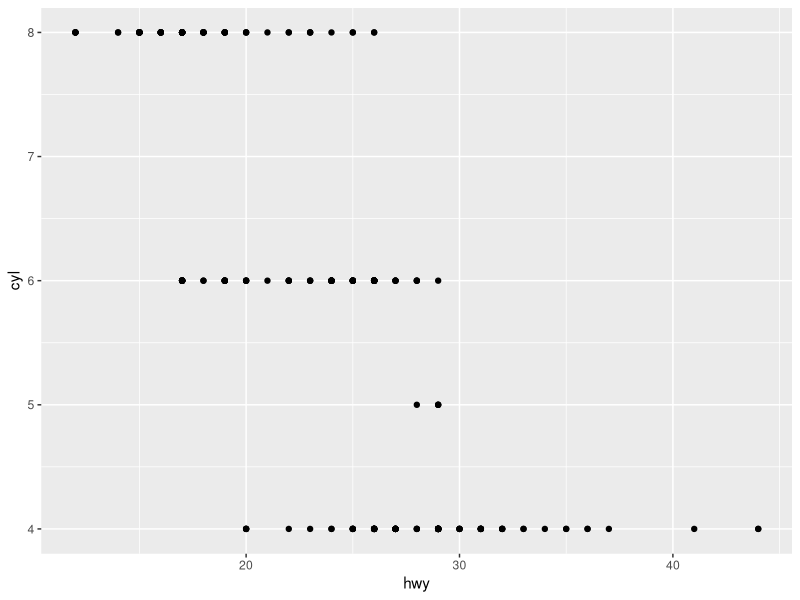
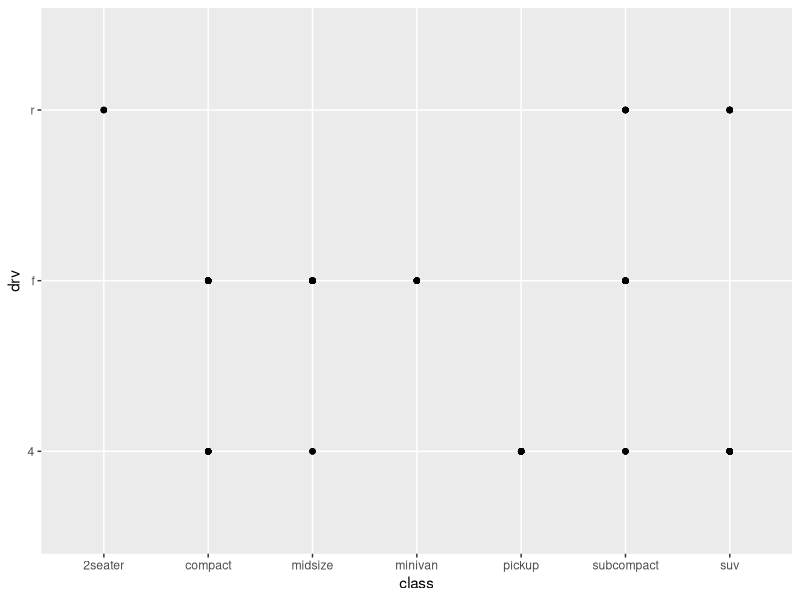
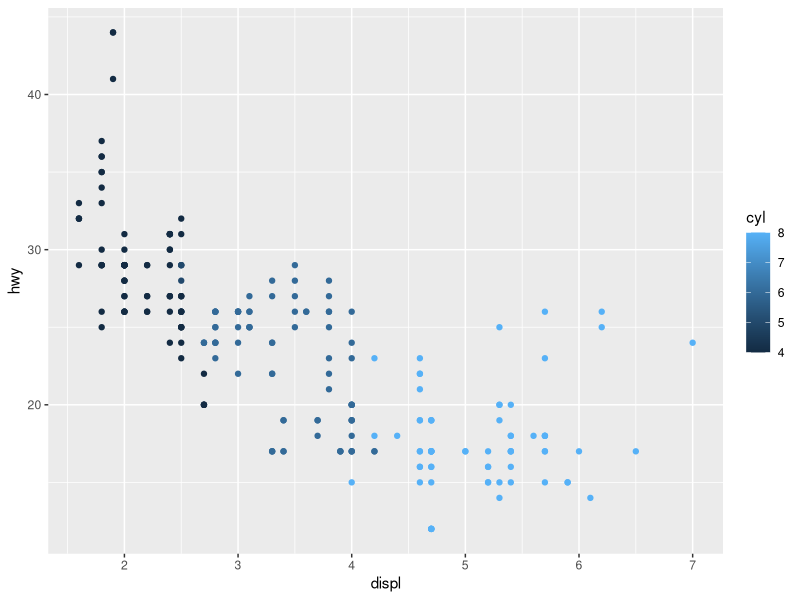
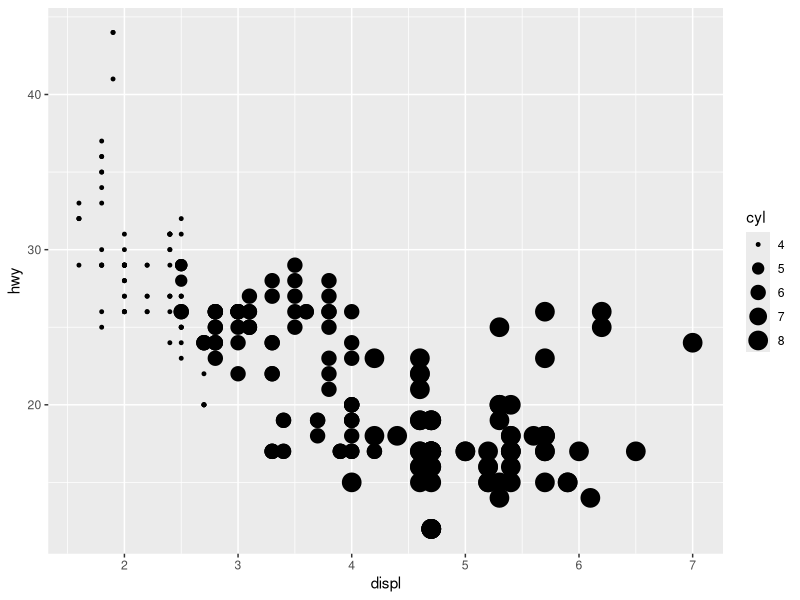
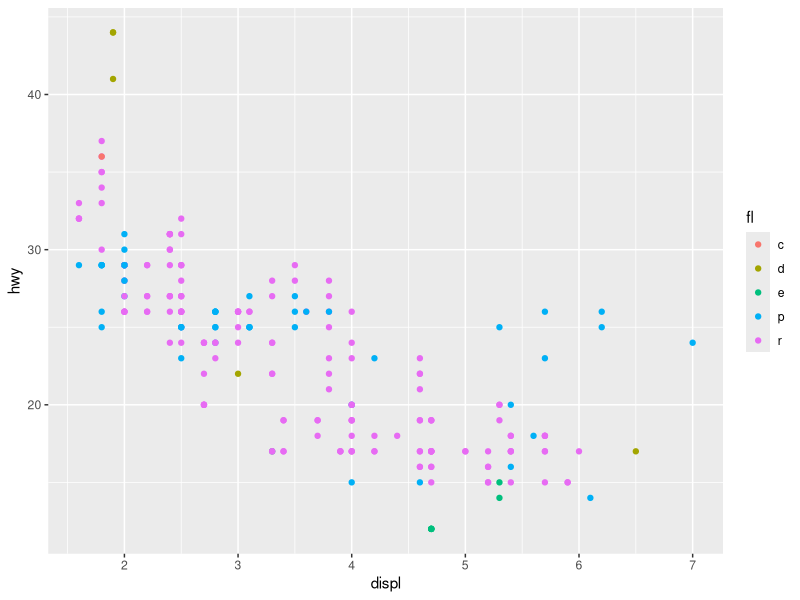
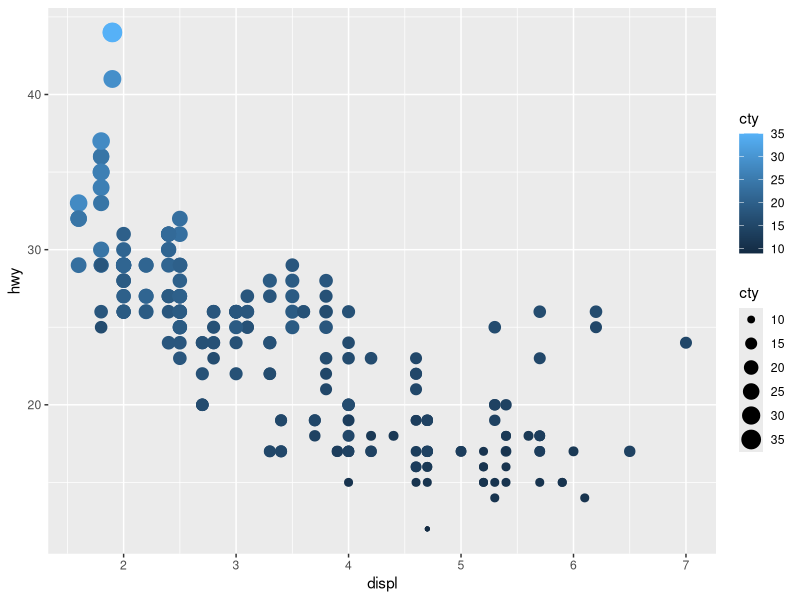
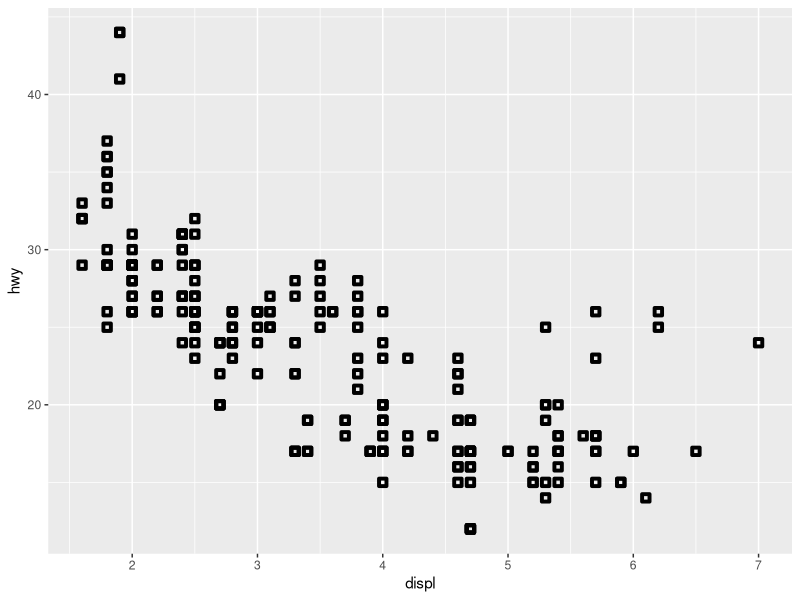
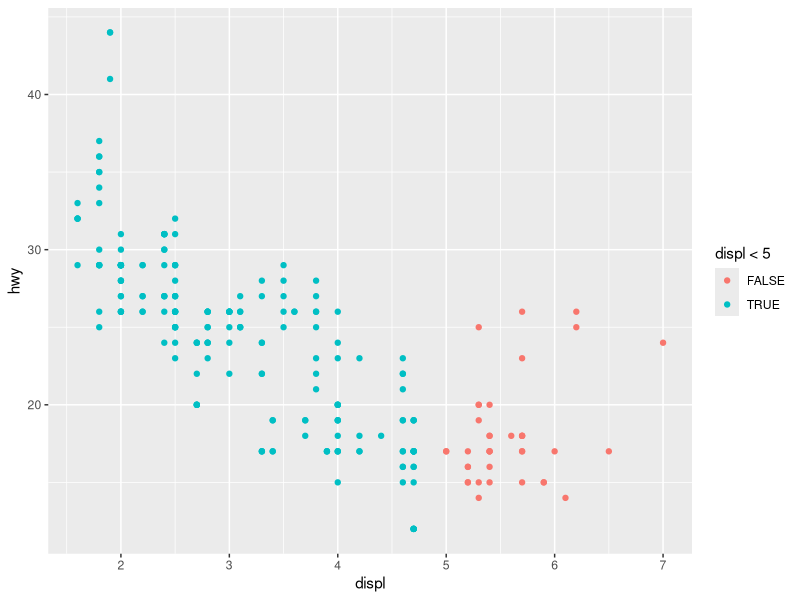

These figures' R source, in order:
## ---- chunk 1
library(tidyverse)
## ---- chunk 2
ggplot(data = mpg) + geom_point(mapping = aes(x=hwy, y=cyl))
## ---- chunk 3
ggplot(data = mpg) + geom_point(mapping = aes(x=class, y=drv))

## ---- chunk 4
summary(mpg)
## ---- chunk 5
ggplot(data=mpg) + geom_point(mapping = aes(x=displ, y=hwy, color=cyl))
## ---- chunk 6
ggplot(data=mpg) + geom_point(mapping = aes(x=displ, y=hwy, size=cyl))
## ---- chunk 7
ggplot(data=mpg) + geom_point(mapping = aes(x=displ, y=hwy, color=fl))
## ---- chunk 8
ggplot(data=mpg) + geom_point(mapping = aes(x=displ, y=hwy, color=cty, size=cty))
## ---- chunk 9
ggplot(data=mpg)+geom_point(mapping = aes(x=displ, y=hwy), shape=22, stroke=2)
## ---- chunk 10
ggplot(data=mpg)+geom_point(mapping = aes(x=displ,y=hwy, color=displ<5))
## ---- chunk 11
ggplot(data = mpg) + 
  geom_point(mapping = aes(x = displ, y = hwy)) + 
  facet_wrap(~ class, nrow=2)
## ---- chunk 12
ggplot(data=mpg, mapping = aes(x = displ, y = hwy, color = drv)) + 
  geom_point() + 
  geom_smooth(se = FALSE)
## ---- chunk 13
ggplot(data = mpg, mapping = aes(x=displ, y=hwy)) + 
  geom_point(size=3) +
  geom_smooth(se=FALSE)
## ---- chunk 14
ggplot(data = mpg, mapping = aes(x=displ, y=hwy)) + 
  geom_point(size=3) +
  geom_smooth(aes(group = drv), se=FALSE)
## ---- chunk 15
ggplot(data = mpg, mapping = aes(x=displ, y=hwy, color = drv)) + 
  geom_point(size=3) +
  geom_smooth(se=FALSE)
## ---- chunk 16
ggplot(data = mpg, mapping = aes(x=displ, y=hwy)) + 
  geom_point(mapping = aes(color = drv), size=3) +
  geom_smooth(se=FALSE)
## ---- chunk 17
ggplot(data = mpg, mapping = aes(x=displ, y=hwy)) + 
  geom_point(mapping = aes(color = drv), size=3) +
  geom_smooth(mapping = aes(linetype = drv), se=FALSE)
## ---- chunk 18
ggplot(data = mpg, mapping = aes(x=displ, y=hwy)) + 
  geom_point(color = "white", size=3) +
  geom_point(mapping = aes(color = drv))
## ---- chunk 19
ggplot(data = mpg) +
  geom_col (mapping = aes(x=drv, y=cyl))
